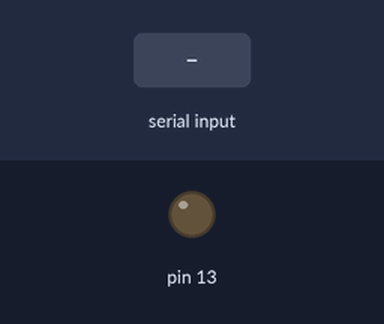
Recording of a sketch running on a simulated Arduino Uno, built with avr-gcc and run on an emulated ATmega328P. Parts: output pins drawn as LEDs (lit = HIGH). The inputs (shaded band) are chosen by the test bench.

Above: at 1.2 s.
1.3 s: "1" received over Serial
At 1.6 s:
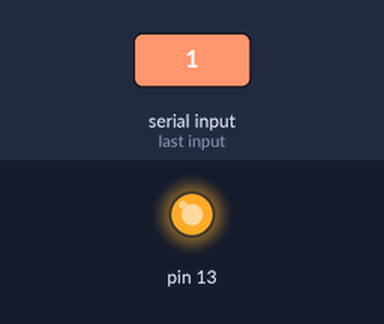
2.8 s: "0" received over Serial
At 3.9 s:
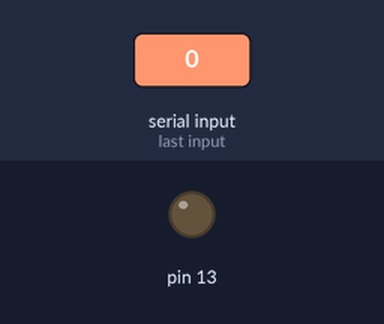
Timing chart, 0 to 5.8 s (numbered marks = the images above; inputs shaded):
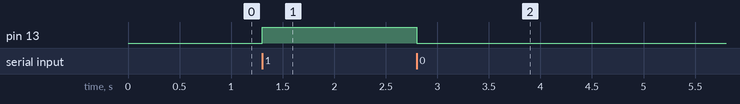

Measured:
- after the input at 1.3 s, pin 13: LOW → HIGH at once
- after the input at 2.8 s, pin 13: HIGH → LOW at once

The sketch:

sketch_mar27a.ino
```cpp
int swch = 0;

void setup() {
   pinMode(13, OUTPUT);
   Serial.begin(115200);
}

void loop() {
   if (Serial.available() > 0) {
      swch = Serial.read();
      if (swch == 49) digitalWrite(13, HIGH);
        else if (swch == 48) digitalWrite(13, LOW);
           else Serial.println("To control the LED, use 1 or 0 ONLY");
     }

 }
```
